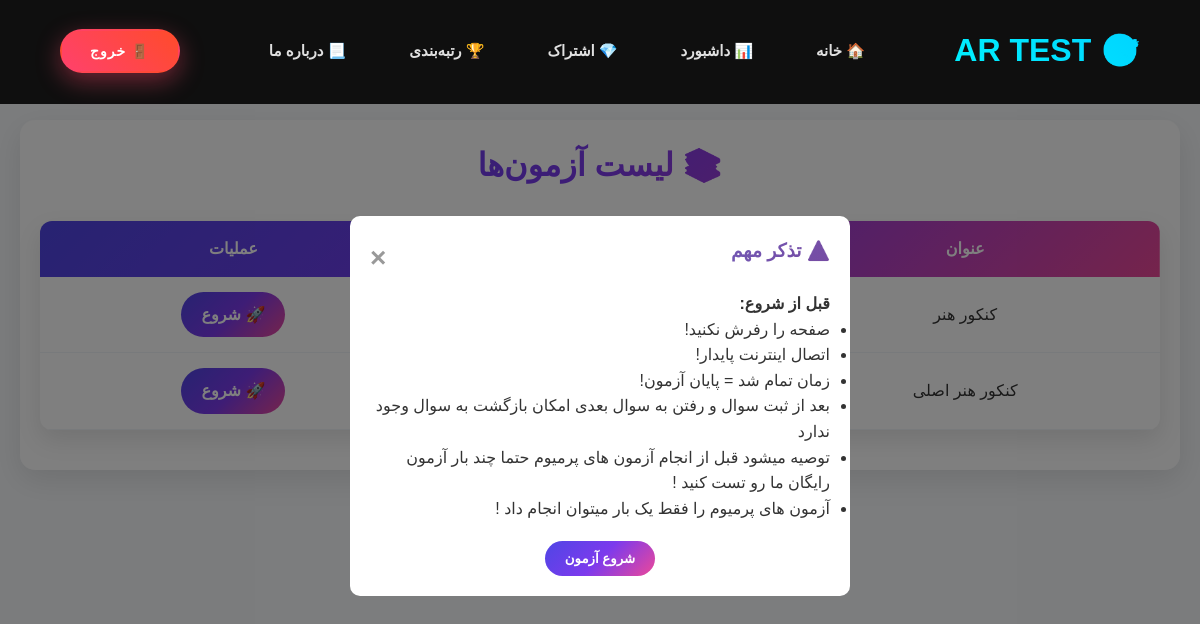
Before: /quizzes/ (signed in) with the older database file.
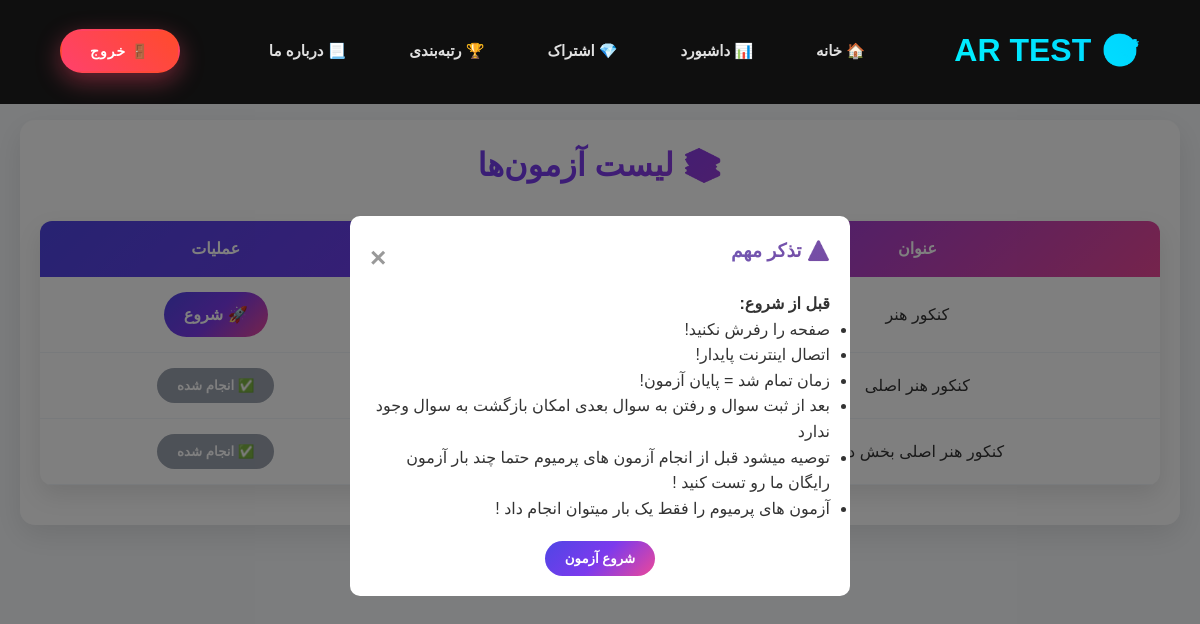
After: the same page with the newer database file.
### quizzes/models.py (models this page shows, shortened)
class Quiz(models.Model):
    title = models.CharField(max_length=200, verbose_name="عنوان آزمون")
    description = models.TextField(verbose_name="توضیحات آزمون", blank=True, null=True)
    is_premium = models.BooleanField(default=False, verbose_name="آزمون ویژه است؟")
    duration_minutes = models.PositiveIntegerField(default=30)
    created_at = models.DateTimeField(default=timezone.now, verbose_name="تاریخ ایجاد")
    class Meta:
        verbose_name = "آزمون"  # نام مفرد فارسی
        verbose_name_plural = "آزمون‌ها" # نام جمع فارسی

### quizzes/views.py (the view)
# urls.py: path('quizzes/', views.quiz_list_view, name='quiz_list'),
@login_required(login_url='accounts:login')
def quiz_list_view(request):
    quizzes = Quiz.objects.all()
    user_attempts = QuizAttempt.objects.filter(user=request.user, is_completed=True)
    completed_quiz_ids = user_attempts.values_list('quiz_id', flat=True)
    return render(request, 'quizzes/quiz_list.html', {
        'quizzes': quizzes,
        'completed_quiz_ids': completed_quiz_ids,
        'page_title': 'لیست آزمون‌ها'
    })

### quizzes/templates/quizzes/quiz_list.html (shortened to what this page needs)
{% extends 'base.html' %}
{% block content %}
<div id="exam-modal" class="modal">
    <div class="modal-content">
        <span class="close-button">&times;</span>
        <h3>⚠️ تذکر مهم</h3>
        <p><strong>قبل از شروع:</strong></p>
        <ul style="line-height: 1.6;">
            <li>صفحه را رفرش نکنید!</li>
            <li>اتصال اینترنت پایدار!</li>
            <li>زمان تمام شد = پایان آزمون!</li>
            <li> بعد از ثبت سوال و رفتن به سوال بعدی امکان بازگشت به سوال وجود ندارد</li>
            <li> توصیه میشود قبل از انجام آزمون های پرمیوم حتما چند بار آزمون رایگان ما رو تست کنید !</li>
            <li> آزمون های پرمیوم را فقط یک بار میتوان انجام داد !</li>
        </ul>
        <div style="text-align: center; margin-top: 20px;">
            <button id="start-exam" class="start-quiz-btn">شروع آزمون</button>
        </div>
    </div>
</div>
<div class="dashboard-container">
    <h2>📚 لیست آزمون‌ها</h2>
    {% if quizzes %}
    <table>
        <thead>
            <tr>
                <th>عنوان</th>
                <th>نوع</th>
                <th>عملیات</th>
            </tr>
        </thead>
        <tbody>
            {% for quiz in quizzes %}
            <tr>
                <td>{{ quiz.title }}</td>
                <td>
                    {% if quiz.is_premium %}
                        <span class="premium-badge premium">🔒 پرمیوم</span>
                    {% else %}
                        <span class="premium-badge free">✅ رایگان</span>
                    {% endif %}
                </td>
                <td>
                    {% if quiz.is_premium and quiz.id in completed_quiz_ids %}
                        <button disabled class="start-quiz-btn">✅ انجام شده</button>
                    {% else %}
                        <a href="{% url 'start_quiz' quiz.id %}" class="start-quiz-btn" onclick="openModal()">🚀 شروع</a>
                    {% endif %}
                </td>
            </tr>
            {% endfor %}
        </tbody>
    </table>
    {% else %}
    <div style="text-align:center; padding:40px; color:#6b7280;">
        <div style="font-size:3rem;">📭</div>
        <h3>هیچ آزمونی نیست!</h3>
    </div>
    {% endif %}
</div>
{% endblock %}

Changed rows visible on the page:
computed for Quiz "کنکور هنر اصلی": text "🚀 شروع" → "✅ انجام شده"
added Quiz: title "کنکور هنر اصلی بخش دوم", is_premium "✅ انجام شده"
